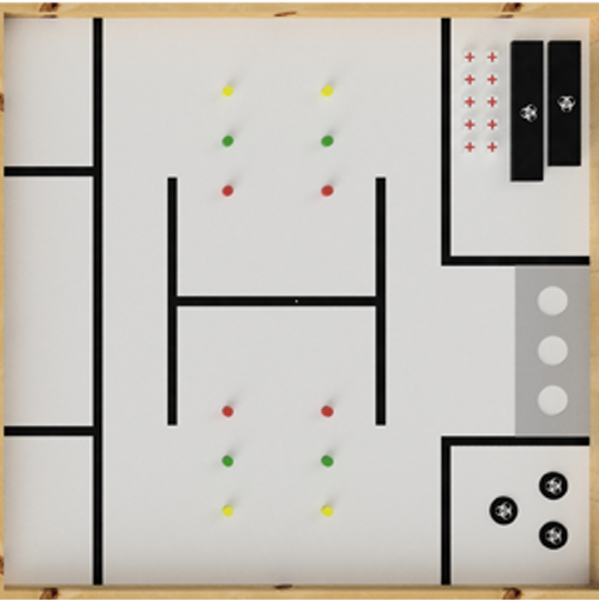
#> input picture rPi software/field.png, 599 x 600 px
$ python Field.py
#> lines starting #> are read from the running program, lines starting #| are printed output that depends on the picture
import matplotlib.pyplot as plt
import matplotlib.image as mpimg

X_MAX = 1143
Y_MAX = 1181

img = mpimg.imread("field.png")
#> img is the input picture: shape (600, 599, 4) float32; mean R, G, B, A 0.753, 0.736, 0.708, 1

fig, ax = plt.subplots()
ax.imshow(img, extent=[0, X_MAX, 0, Y_MAX], origin="lower")

ax.set_xlim(0, X_MAX)
ax.set_ylim(0, Y_MAX)
ax.set_xlabel("X")
ax.set_ylabel("Y")

# Line artists: to left wall (x=0), right wall (x=X_MAX), bottom wall (y=0), top wall (y=Y_MAX)
line_left,   = ax.plot([], [], 'r--', linewidth=1)
line_right,  = ax.plot([], [], 'g--', linewidth=1)
line_bottom, = ax.plot([], [], 'b--', linewidth=1)
line_top,    = ax.plot([], [], 'y--', linewidth=1)

# Text labels for each distance, placed at the midpoint of each line
text_left   = ax.text(0, 0, '', color='red',    fontsize=8, ha='center', va='center', backgroundcolor='white')
text_right  = ax.text(0, 0, '', color='green',  fontsize=8, ha='center', va='center', backgroundcolor='white')
text_bottom = ax.text(0, 0, '', color='blue',   fontsize=8, ha='center', va='center', backgroundcolor='white')
text_top    = ax.text(0, 0, '', color='orange', fontsize=8, ha='center', va='center', backgroundcolor='white')

# Cursor position marker
cursor_dot, = ax.plot([], [], 'ko', markersize=4)

# Small text box in a corner showing all 4 distances together
info_text = ax.text(
    0.02, 0.98, '', transform=ax.transAxes,
    fontsize=9, va='top', ha='left',
    bbox=dict(boxstyle='round', facecolor='white', alpha=0.8)
)


# [41 lines left out: function on_move, not called in this run]


fig.canvas.mpl_connect('motion_notify_event', on_move)

plt.show()
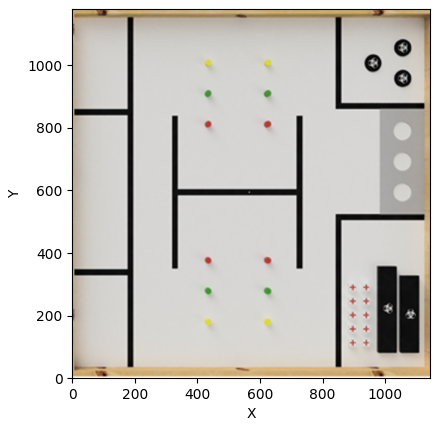
#> figure drawn by matplotlib, 1 panel
